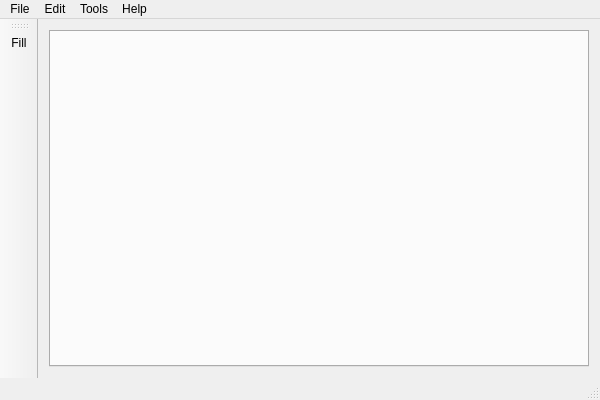
<?xml version="1.0" encoding="UTF-8"?>
<ui version="4.0">
 <class>PixelEditor</class>
 <widget class="QMainWindow" name="PixelEditor">
  <property name="geometry">
   <rect>
    <x>0</x>
    <y>0</y>
    <width>600</width>
    <height>400</height>
   </rect>
  </property>
  <property name="windowTitle">
   <string>PixelEditor</string>
  </property>
  <property name="tabShape">
   <enum>QTabWidget::Triangular</enum>
  </property>
  <widget class="QWidget" name="centralWidget">
   <layout class="QVBoxLayout" name="verticalLayout">
    <item>
     <widget class="QTabWidget" name="tabWidget">
      <property name="tabShape">
       <enum>QTabWidget::Rounded</enum>
      </property>
      <property name="currentIndex">
       <number>-1</number>
      </property>
      <property name="elideMode">
       <enum>Qt::ElideLeft</enum>
      </property>
      <property name="documentMode">
       <bool>false</bool>
      </property>
      <property name="tabsClosable">
       <bool>true</bool>
      </property>
      <property name="movable">
       <bool>true</bool>
      </property>
      <property name="tabBarAutoHide">
       <bool>false</bool>
      </property>
     </widget>
    </item>
   </layout>
  </widget>
  <widget class="QMenuBar" name="menuBar">
   <property name="geometry">
    <rect>
     <x>0</x>
     <y>0</y>
     <width>600</width>
     <height>25</height>
    </rect>
   </property>
   <widget class="QMenu" name="menuFile">
    <property name="title">
     <string>File</string>
    </property>
    <addaction name="actionNew"/>
    <addaction name="actionOpen"/>
    <addaction name="separator"/>
    <addaction name="actionSave"/>
    <addaction name="actionSave_as"/>
   </widget>
   <widget class="QMenu" name="menuEdit">
    <property name="title">
     <string>Edit</string>
    </property>
    <addaction name="actionUndo"/>
    <addaction name="actionRedo"/>
   </widget>
   <widget class="QMenu" name="menuTools">
    <property name="title">
     <string>Tools</string>
    </property>
    <addaction name="actionSettings"/>
   </widget>
   <widget class="QMenu" name="menuSettings">
    <property name="title">
     <string>Help</string>
    </property>
    <addaction name="actionCredits"/>
   </widget>
   <addaction name="menuFile"/>
   <addaction name="menuEdit"/>
   <addaction name="menuTools"/>
   <addaction name="menuSettings"/>
  </widget>
  <widget class="QToolBar" name="toolBar">
   <property name="windowTitle">
    <string>toolBar</string>
   </property>
   <property name="allowedAreas">
    <set>Qt::LeftToolBarArea|Qt::RightToolBarArea|Qt::TopToolBarArea</set>
   </property>
   <property name="orientation">
    <enum>Qt::Vertical</enum>
   </property>
   <property name="toolButtonStyle">
    <enum>Qt::ToolButtonIconOnly</enum>
   </property>
   <property name="floatable">
    <bool>false</bool>
   </property>
   <attribute name="toolBarArea">
    <enum>LeftToolBarArea</enum>
   </attribute>
   <attribute name="toolBarBreak">
    <bool>false</bool>
   </attribute>
   <addaction name="actionFill"/>
  </widget>
  <widget class="QStatusBar" name="statusBar"/>
  <action name="actionUndo">
   <property name="text">
    <string>Undo</string>
   </property>
   <property name="shortcut">
    <string>Ctrl+Z</string>
   </property>
  </action>
  <action name="actionRedo">
   <property name="text">
    <string>Redo</string>
   </property>
   <property name="shortcut">
    <string>Ctrl+Shift+Z</string>
   </property>
  </action>
  <action name="actionSave">
   <property name="text">
    <string>Save</string>
   </property>
   <property name="shortcut">
    <string>Ctrl+S</string>
   </property>
  </action>
  <action name="actionOpen">
   <property name="text">
    <string>Open</string>
   </property>
   <property name="shortcut">
    <string>Ctrl+O</string>
   </property>
  </action>
  <action name="actionNew">
   <property name="text">
    <string>New</string>
   </property>
   <property name="shortcut">
    <string>Ctrl+N</string>
   </property>
  </action>
  <action name="actionSave_as">
   <property name="text">
    <string>Save as...</string>
   </property>
   <property name="shortcut">
    <string>Ctrl+Shift+S</string>
   </property>
  </action>
  <action name="actionSettings">
   <property name="text">
    <string>Settings</string>
   </property>
  </action>
  <action name="actionCredits">
   <property name="text">
    <string>Credits</string>
   </property>
  </action>
  <action name="actionFill">
   <property name="icon">
    <iconset resource="icons.qrc">
     <normaloff>:/res/SVG/filled/paint-bucket-2.svg</normaloff>:/res/SVG/filled/paint-bucket-2.svg</iconset>
   </property>
   <property name="text">
    <string>Fill</string>
   </property>
   <property name="shortcut">
    <string>F</string>
   </property>
  </action>
 </widget>
 <layoutdefault spacing="6" margin="11"/>
 <resources>
  <include location="icons.qrc"/>
 </resources>
 <connections/>
</ui>
